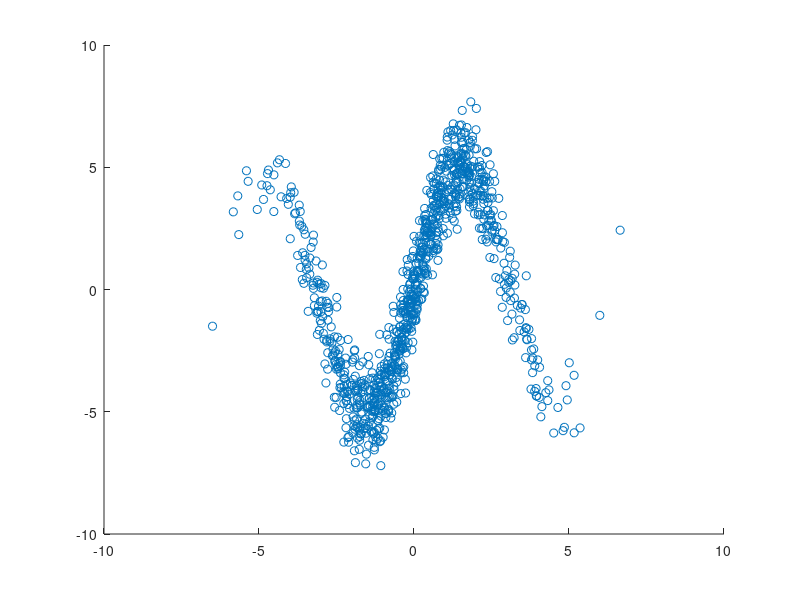

This chart was generated by the following MATLAB code:
x = 1:10;
%grafico de barras
bar(x)

x = randn(1000,1);
%histograma, 2 argumento e o numero de intervalos
hist(x, 50)

%grafico de pizza
x = 1:10;
pie(x)

%plot scatter
x = linspace(0, 2*pi,1000);
y = 10*sin(x) + randn(1,1000);
plot(x,y)
scatter(x,y)

x = randn(1000,1)*2;
y = 5*sin(x) + randn(1000,1);
scatter(x,y)

